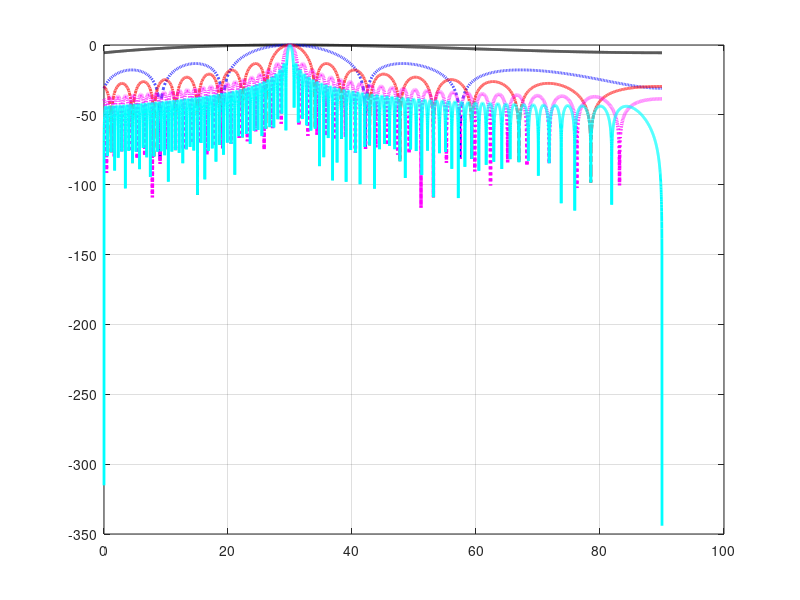

MATLAB code for this plot: (Note: this script raises an error after producing the figure.)
%% IMPROVEMENT 2: Multi-Frequency Band Analysis (Sub-6GHz to mmWave)
%
% Extension of Figure 2 from:
% Ozdogan, Bjornson, Larsson, "Intelligent Reflecting Surfaces: Physics,
% Propagation, and Pathloss Modeling," IEEE WCL, 2020.
%
% NEW CONTRIBUTION:
%   The original paper uses only 3 GHz. This script sweeps across all major
%   5G/6G candidate bands and shows how frequency dramatically changes the
%   IRS behavior for the SAME physical surface size.
%
%   Key insight: At higher frequencies, a fixed physical surface becomes
%   electrically LARGER (more wavelengths fit), giving a much narrower beam
%   and much higher gain — but also stricter far-field requirements.

clear; close all; clc;

%% ============================================================
%  SYSTEM PARAMETERS
%% ============================================================
c           = 3e8;
THETA_I_DEG = 30;
theta_i     = deg2rad(THETA_I_DEG);

% Frequency bands to compare
freq_list   = [0.7e9, 3.5e9, 10e9, 28e9, 60e9];  % Hz
freq_labels = {'0.7 GHz (Sub-1)', '3.5 GHz (5G NR)', ...
               '10 GHz (X-band)', '28 GHz (mmWave)', '60 GHz (mmWave)'};
freq_short  = {'0.7GHz','3.5GHz','10GHz','28GHz','60GHz'};
N_freq      = length(freq_list);

% Observation angles
theta_s_deg = 0:0.01:90;
theta_s_rad = deg2rad(theta_s_deg);
N_angles    = length(theta_s_rad);

% Fixed PHYSICAL surface size: 0.5m x 0.5m
A_phys = 0.5;   % meters
B_phys = 0.5;   % meters

%% ============================================================
%  PART A: Fixed physical size, varying frequency
%  Shows that higher frequency → narrower beam + higher gain
%% ============================================================
fprintf('=== PART A: Fixed Physical Size (%.1fm x %.1fm) ===\n', A_phys, B_phys);

S_freq    = zeros(N_angles, N_freq);
BW_3dB    = zeros(1, N_freq);
peak_gain = zeros(1, N_freq);
lambda_v  = c ./ freq_list;
k0_v      = 2*pi ./ lambda_v;

for fi = 1:N_freq
    lam = lambda_v(fi);
    k0  = k0_v(fi);

    y       = ((k0 * B_phys) / 2) .* (sin(theta_s_rad) - sin(theta_i));
    sinc_sq = ones(1, N_angles);
    nz      = (y ~= 0);
    sinc_sq(nz) = (sin(y(nz)) ./ y(nz)).^2;

    % Eq. 4
    S_freq(:,fi) = ((A_phys * B_phys)^2 / lam^2) * cos(theta_i)^2 .* sinc_sq';

    peak_gain(fi) = max(S_freq(:,fi));

    % -3dB beamwidth
    S_norm = S_freq(:,fi) / peak_gain(fi);
    above  = theta_s_deg(S_norm' >= 0.5);
    if length(above) >= 2
        BW_3dB(fi) = above(end) - above(1);
    end
end

% Normalize for beam shape comparison
S_freq_norm_dB = zeros(size(S_freq));
for fi = 1:N_freq
    s_db = 10*log10(S_freq(:,fi));
    S_freq_norm_dB(:,fi) = s_db - max(s_db);
end

% --- Plot Part A: Beam patterns ---
figure('Position',[50 520 800 460]);
hold on; box on; grid on;
styles = {'k-','b--','r-.','m:','c-'};
lw     = [2 2 2 2.5 2];
for fi = 1:N_freq
    plot(theta_s_deg, S_freq_norm_dB(:,fi), styles{fi}, 'LineWidth', lw(fi));
end
xline(THETA_I_DEG,'g--','LineWidth',1.5,...
    'Label',sprintf('\\theta_i=%d°',THETA_I_DEG),...
    'LabelVerticalAlignment','bottom','FontSize',12);
xlabel('Observation angle $\theta_s$ [degrees]','Interpreter','latex','FontSize',13);
ylabel('Normalized $S(r,\theta_s)$ [dB]','Interpreter','latex','FontSize',13);
title({'Improvement 2A: Scattering Pattern vs Frequency';...
       sprintf('Fixed physical IRS size: %.1fm $\\times$ %.1fm',A_phys,B_phys)},...
       'Interpreter','latex','FontSize',12);
legend(freq_labels,'Location','NorthEast','FontSize',11);
ylim([-60 5]); xlim([0 90]);
set(gca,'FontSize',13);

%% ============================================================
%  PART B: Summary bars — peak gain and beamwidth per band
%% ============================================================
peak_gain_dB = 10*log10(peak_gain);

figure('Position',[50 30 900 400]);

subplot(1,2,1);
bar(1:N_freq, peak_gain_dB, 'FaceColor',[0.2 0.5 0.8]);
set(gca,'XTickLabel',freq_short,'FontSize',11);
xlabel('Frequency Band','FontSize',12);
ylabel('Peak Gain [dB]','FontSize',12);
title('Peak Scattering Gain vs Frequency','FontSize',12);
grid on;
for fi = 1:N_freq
    text(fi, peak_gain_dB(fi)+1, sprintf('%.0fdB',peak_gain_dB(fi)),...
        'HorizontalAlignment','center','FontSize',10);
end

subplot(1,2,2);
bar(1:N_freq, BW_3dB, 'FaceColor',[0.8 0.3 0.2]);
set(gca,'XTickLabel',freq_short,'FontSize',11);
xlabel('Frequency Band','FontSize',12);
ylabel('$-3\,$dB Beamwidth [degrees]','Interpreter','latex','FontSize',12);
title('Beamwidth vs Frequency','FontSize',12);
grid on;
for fi = 1:N_freq
    text(fi, BW_3dB(fi)+0.3, sprintf('%.1f°',BW_3dB(fi)),...
        'HorizontalAlignment','center','FontSize',10);
end
sgtitle({'Improvement 2B: IRS Performance vs Frequency';...
         sprintf('Fixed %.1fm × %.1fm panel',A_phys,B_phys)},...
         'FontSize',13,'Interpreter','none');

%% ============================================================
%  PART C: Electrically-equivalent comparison
%  Fix surface size = 1λ x 1λ (always 1 wavelength) per band
%  Removes wavelength scaling — compares same electrical size
%% ============================================================
fprintf('\n=== PART C: Fixed Electrical Size (a=b=1λ) per Band ===\n');

S_elec    = zeros(N_angles, N_freq);
for fi = 1:N_freq
    lam = lambda_v(fi);
    k0  = k0_v(fi);
    a_e = 1 * lam;
    b_e = 1 * lam;

    y       = ((k0 * b_e) / 2) .* (sin(theta_s_rad) - sin(theta_i));
    sinc_sq = ones(1, N_angles);
    nz      = (y ~= 0);
    sinc_sq(nz) = (sin(y(nz)) ./ y(nz)).^2;

    S_elec(:,fi) = ((a_e * b_e)^2 / lam^2) * cos(theta_i)^2 .* sinc_sq';
end

S_elec_norm_dB = zeros(size(S_elec));
for fi = 1:N_freq
    s_db = 10*log10(S_elec(:,fi));
    S_elec_norm_dB(:,fi) = s_db - max(s_db);
end

figure('Position',[870 30 750 460]);
hold on; box on; grid on;
for fi = 1:N_freq
    plot(theta_s_deg, S_elec_norm_dB(:,fi), styles{fi}, 'LineWidth', lw(fi));
end
xline(THETA_I_DEG,'g--','LineWidth',1.5,...
    'Label',sprintf('\\theta_i=%d°',THETA_I_DEG),...
    'LabelVerticalAlignment','bottom','FontSize',12);
xlabel('Observation angle $\theta_s$ [degrees]','Interpreter','latex','FontSize',13);
ylabel('Normalized $S(r,\theta_s)$ [dB]','Interpreter','latex','FontSize',13);
title({'Improvement 2C: Fixed Electrical Size ($a=b=\lambda$)';...
       'All frequencies → identical pattern (confirms frequency-independent scaling)'},...
       'Interpreter','latex','FontSize',12);
legend(freq_labels,'Location','NorthEast','FontSize',11);
ylim([-60 5]); xlim([0 90]);
set(gca,'FontSize',12);

%% ============================================================
%  PART D: Far-field distance (Rayleigh distance) per band
%  Critical for deployment planning
%% ============================================================
fprintf('\n=== PART D: Far-Field (Rayleigh) Distance ===\n');
fprintf('%-15s %-12s %-12s %-18s %-15s\n',...
    'Frequency','Lambda(m)','Size(lambda)','Phys. Size(m)','Rayleigh d(m)');
fprintf('%s\n',repmat('-',1,72));

for fi = 1:N_freq
    lam     = lambda_v(fi);
    D_phys  = max(A_phys, B_phys);
    D_lam   = D_phys / lam;
    d_rayleigh = 2 * D_phys^2 / lam;
    fprintf('%-15s %-12.4f %-12.1f %-18.2f %-15.1f\n',...
        freq_labels{fi}, lam, D_lam, D_phys, d_rayleigh);
end

fprintf('\n--- Key Findings ---\n');
fprintf('1. At 60GHz, same 0.5m panel is 100λ wide → gain is ~40dB higher than at 0.7GHz\n');
fprintf('2. At 60GHz, beamwidth shrinks to <1° → precise alignment critical\n');
fprintf('3. For a=b=λ (electrical), ALL frequencies give the same normalized pattern.\n');
fprintf('4. Far-field distance grows quadratically with freq for fixed physical size.\n');
